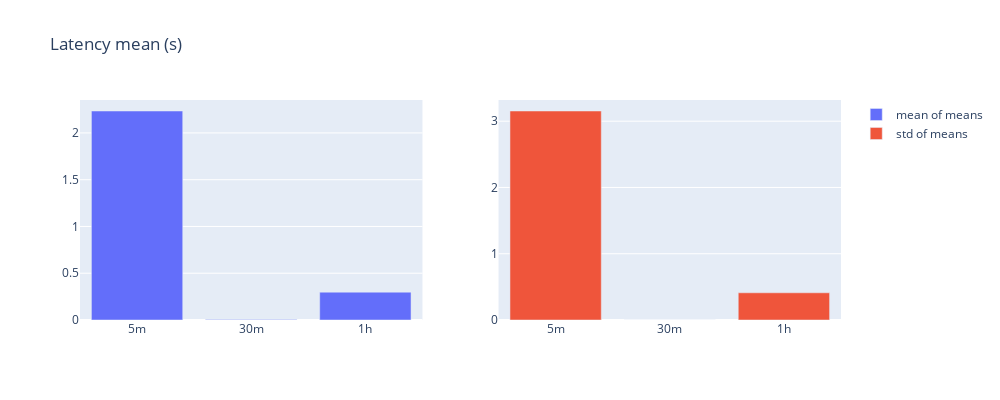

The code cell stored with this chart in its notebook:
### Code cell
bar_plot("Latency mean (s)", latency_mean)

### Figure 1 — Plotly figure (JSON) as saved in the notebook; plotly's stock layout.template omitted (floating-point values rounded to 4 significant figures)
{"data": [{"name": "mean of means", "type": "bar", "x": ["5m", "30m", "1h"], "xaxis": "x", "y": [2.234, 0.006065, 0.2977], "yaxis": "y"}, {"name": "std of means", "type": "bar", "x": ["5m", "30m", "1h"], "xaxis": "x2", "y": [3.154, 0.0005426, 0.4106], "yaxis": "y2"}], "layout": {"height": 400, "title": {"text": "Latency mean (s)"}, "width": 1000, "xaxis": {"anchor": "y", "autorange": true, "domain": [0, 0.45], "range": [-0.5, 2.5], "type": "category"}, "xaxis2": {"anchor": "y2", "autorange": true, "domain": [0.55, 1], "range": [-0.5, 2.5], "type": "category"}, "yaxis": {"anchor": "x", "autorange": true, "domain": [0, 1], "range": [0, 2.352], "type": "linear"}, "yaxis2": {"anchor": "x2", "autorange": true, "domain": [0, 1], "range": [0, 3.32], "type": "linear"}}}
